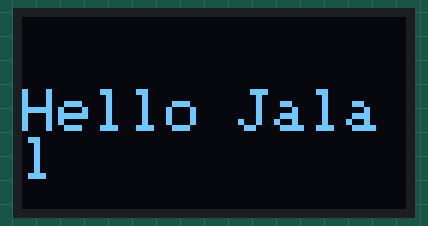
Recording of a sketch running on a simulated Arduino Uno, built with avr-gcc and run on an emulated ATmega328P. On the bench: 128×64 one-colour display.

Above: at 0.1 s.

The sketch:

oled_sketch.ino
```cpp
#include <Wire.h>
#include <Adafruit_GFX.h>
#include <Adafruit_SSD1306.h>

#define SCREEN_WIDTH 128
#define SCREEN_HEIGHT 64
#define OLED_RESET -1
#define OLED_ADDRESS 0x3C

Adafruit_SSD1306 display(SCREEN_WIDTH, SCREEN_HEIGHT, &Wire, OLED_RESET);

void setup() {
  display.begin(SSD1306_SWITCHCAPVCC, OLED_ADDRESS);
  display.clearDisplay();
  display.setTextSize(2);
  display.setTextColor(SSD1306_WHITE);
  display.setCursor(0, 24);
  display.println("Hello Jalal");
  display.display();
}

void loop() {}
```
